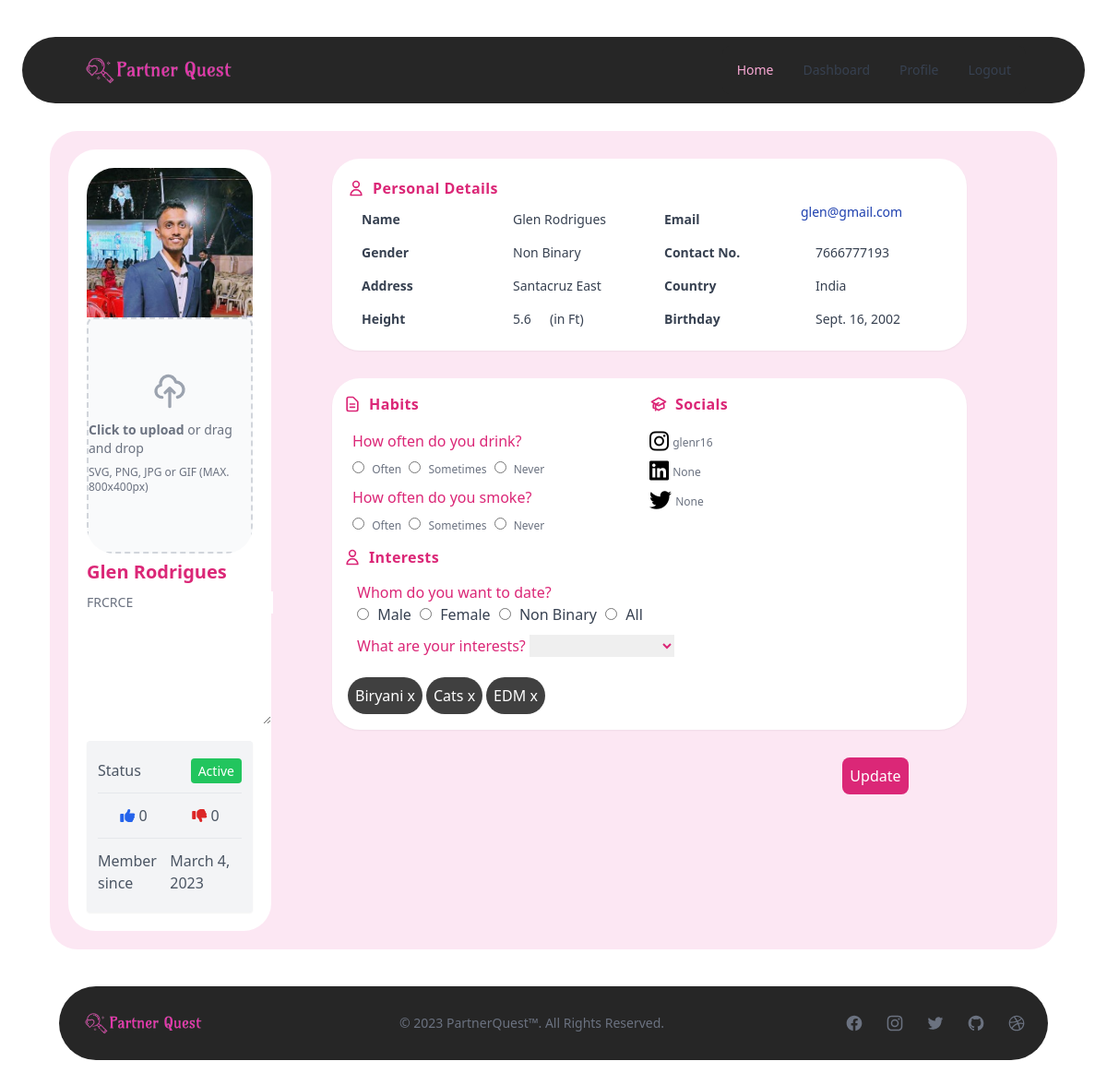
Before: /profile/ (signed in) with the older database file.
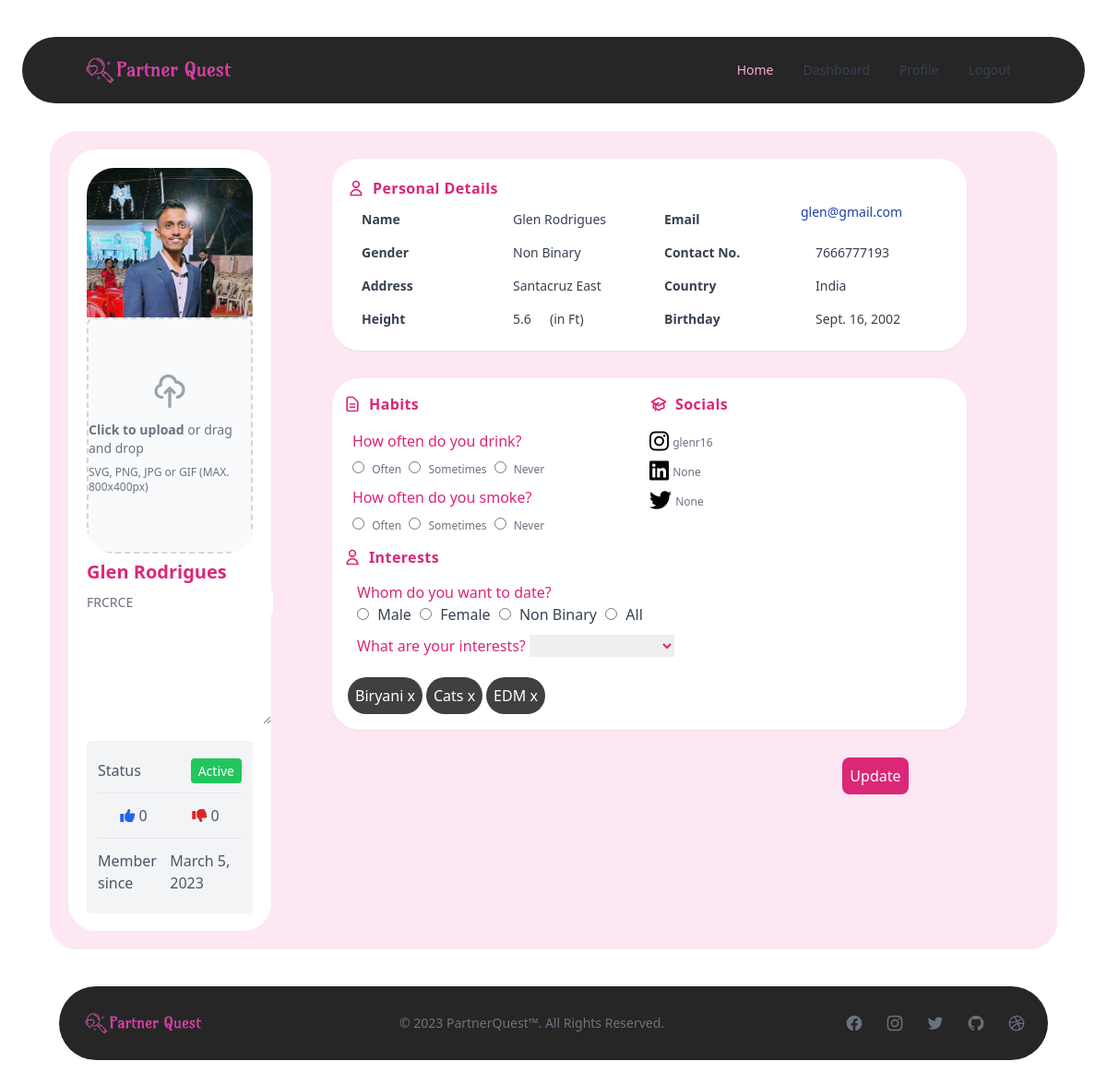
After: the same page with the newer database file.
### home/models.py (models this page shows, shortened)
class User(AbstractBaseUser, PermissionsMixin):
    email = models.EmailField("Email Address",unique=True,max_length=127)
    name = models.CharField(max_length=255)
    phone = models.CharField(max_length=20)
    verification_file = models.FileField(upload_to=upload_v)
    email_is_verified = models.BooleanField(default=False)
    bio = models.CharField(max_length=1023,blank=True,null=True)
    id_is_verified = models.BooleanField(default=False)
    likes = models.IntegerField(default=0)
    dislikes = models.IntegerField(default=0)
    country = models.CharField(max_length=255,blank=True,null=True)
    address = models.CharField(max_length=255,blank=True,null=True)
    profile_image = models.ImageField(upload_to=upload_i,blank=True,null=True)
    face_detection_probablity = models.FloatField(default=0)
    college = models.CharField(max_length=255,blank=True,null=True)
    status = models.BooleanField(default=True)
    dob = models.DateField()
    user_score = models.FloatField(default=0)
    otp = models.IntegerField(default=generate_otp)
    insta_username = models.CharField(max_length=255,blank=True,null=True)
    linkedin_username = models.CharField(max_length=255,blank=True,null=True)
    twitter_username = models.CharField(max_length=255,blank=True,null=True)
    height = models.FloatField(blank=True,null=True)
    gender = models.CharField(max_length=2)
    who_to_date = models.CharField(max_length=2)
    interests = models.ManyToManyField(Interest,blank=True)
    premium = models.BooleanField(default=False)
    is_habit_drink = models.CharField(max_length=10,blank=True,null=True)
    is_habit_smoke = models.CharField(max_length=10,blank=True,null=True)
    last_updated = models.DateTimeField(auto_now_add=True)
    is_staff = models.BooleanField(default=False)
    is_active = models.BooleanField(default=True)
    date_joined = models.DateTimeField(auto_now=True)
    objects = UserManager()
    USERNAME_FIELD = 'email'
    REQUIRED_FIELDS = ["name","phone","dob","gender","verification_file","who_to_date"]

### home/views.py (the view, shortened to what this page needs)
# urls.py: path("profile/",ProfileView.as_view(),name="profile"), # User can view/change profile here.
class ProfileView(TemplateView):
    template_name = "profile.html"
    def get_context_data(self, **kwargs):
        context = super().get_context_data(**kwargs)
        context["interests"] = Interest.objects.all()
        return context

### home/models.py (called while the page is built)
    def __str__(self):
        return self.name

### templates/profile.html (shortened to what the changed rows need)
{% extends 'base.html' %}
{% load static %}
{% block content %}
<form method="post">
    <div class="m-[30px] rounded-[30px] bg-pink-100">
        <div class="w-full text-white bg-main-color">
            <div class="container">
                <div class="md:flex no-wrap md:-mx-2 ">
                    <div class="w-full md:w-3/12 md:mx-2">
                        <div class="rounded-[30px] m-[20px] bg-white p-5
                        {% if request.user.status %}
                        border-green-400
                        {% else %}
                        border-red-400
                        {% endif %}
                        ">
                            <div class="image overflow-hidden rounded-[30px]">
                                <img class="h-auto w-full mx-auto"
                                    src="{% if request.user.profile_image %}{{request.user.profile_image.url}}{% else %}{% static 'images/default_pfp.svg' %}{% endif %}"
                                    alt="">
<div class="flex items-center justify-center w-full">
    <label for="dropzone-file" class="flex flex-col items-center justify-center w-full h-64 border-2 border-gray-300 border-dashed rounded-lg cursor-pointer bg-gray-50 dark:hover:bg-bray-800 dark:bg-gray-700 hover:bg-gray-100 dark:border-gray-600 dark:hover:border-gray-500 dark:hover:bg-gray-600">
    </label>
</div>
                            </div>
                            <h1 class="text-pink-600 font-bold text-xl leading-8 my-1">{{request.user.name}}</h1>
                            <input class="text-sm text-gray-500 hover:text-gray-600 leading-6" name="college"
                                value="{{request.user.college}}">
                            <textarea name="bio" id="bio" rows="5">{{request.user.bio}}</textarea>
                            <ul
                                class="bg-gray-100 text-gray-600 hover:text-gray-700 hover:shadow py-2 px-3 mt-3 divide-y rounded shadow-sm">
                                <li class="flex items-center py-3">
                                </li>
                                <li class="flex justify-around py-3">
                                    <div>
                                        <i class="fa-solid fa-thumbs-up text-blue-600"></i>
                                        <span>{{request.user.likes}}</span>
                                    </div>
                                    <div>
                                        <i class="fa-solid fa-thumbs-down text-red-600"></i>
                                        <span>{{request.user.dislikes}}</span>
                                    </div>
                                </li>
                                <li class="flex items-center py-3">
                                    <span>Member since</span>
                                    <span class="ml-auto">{{request.user.date_joined.date}}</span>
                                </li>
                            </ul>
                        </div>
                    </div>
                    <div class="w-full md:w-9/12 mx-2 h-full">
                        <div class="bg-white p-4 shadow-sm rounded-[30px] m-[30px]">
                            <div class="text-gray-700">
                                <div class="grid md:grid-cols-2 text-sm">
                                    <div class="grid grid-cols-2">
                                        <div class="px-4 py-2 font-semibold">Name</div>
                                        <div class="px-4 py-2">{{request.user.name}}</div>
                                    </div>
                                    <div class="grid grid-cols-2">
                                        <div class="px-4 py-2 font-semibold">Email</div>
                                        <a class="text-blue-800"
                                                href="mailto:{{request.user.email}}">{{request.user.email}}</a>
                                    </div>
                                    <div class="grid grid-cols-2">
                                        <div class="px-4 py-2 font-semibold">Contact No.</div>
                                        <div class="px-4 py-2">{{request.user.phone}}</div>
                                    </div>
                                    <div class="grid grid-cols-2">
                                        <div class="px-4 py-2 font-semibold">Address</div>
                                        <input class="px-4 py-2" placeholder="Enter address here..."
                                            value="{{request.user.address}}" name="address" />
                                    </div>
                                    <div class="grid grid-cols-2">
                                        <div class="px-4 py-2 font-semibold">Country</div>
                                        <div class="px-4 py-2">{{request.user.country}}</div>
                                    </div>
                                    <div class="grid grid-cols-2">
                                        <div class="px-4 py-2 flex">
                                            <input name="height" class="w-10" value="{{request.user.height}}" />
                                            <span> (in Ft)</span>
                                        </div>
                                    </div>
                                    <div class="grid grid-cols-2">
                                        <div class="px-4 py-2 font-semibold">Birthday</div>
                                        <div class="px-4 py-2">{{request.user.dob}}</div>
                                    </div>
                                </div>
                            </div>
                        </div>
                        <div class="bg-white p-3 shadow-sm rounded-[30px] m-[30px]">
                            <div class="grid grid-cols-2">
                                <div>
                                    <ul class="list-inside space-y-2">
                                        <li>
                                            <div class="text-gray-500 text-xs m-[10px]">
                                                <label>
                                                    <input type="radio" name="is_habit_drink" value="Often" {% if request.user.is_habit_drink == "Often" %}selected{% endif %} />
                                                    <span class="m-[5px]">Often</span>
                                                </label>
                                                <label>
                                                    <input type="radio" name="is_habit_drink" value="Sometimes" {% if request.user.is_habit_drink == "Sometimes" %}selected{% endif %} />
                                                    <span class="m-[5px]">Sometimes</span>
                                                </label>
                                                <label>
                                                    <input type="radio" name="is_habit_drink" value="Never" {% if request.user.is_habit_drink == "Never" %}selected{% endif %} />
                                                    <span class="m-[5px]">Never</span>
                                                </label>
                                            </div>
                                        </li>
                                        <li>
                                            <div class="text-gray-500 text-xs m-[10px]">
                                                <label>
                                                    <input type="radio" name="is_habit_smoke" value="Often" {% if request.user.is_habit_smoke == "Often" %}selected{% endif %}/>
                                                    <span class="m-[5px]">Often</span>
                                                </label>
                                                <label>
                                                    <input type="radio" name="is_habit_smoke" value="Sometimes" {% if request.user.is_habit_smoke == "Sometimes" %}selected{% endif %}/>
                                                    <span class="m-[5px]">Sometimes</span>
                                                </label>
                                                <label>
                                                    <input type="radio" name="is_habit_smoke" value="Never" {% if request.user.is_habit_smoke == "Never" %}selected{% endif %} />
                                                    <span class="m-[5px]">Never</span>
                                                </label>
                                            </div>
                                        </li>
                                    </ul>
                                </div>
                                <div>
                                    <ul class="list-inside space-y-2">
                                        <li>
                                            <div>
                                                <i class="fa-brands fa-instagram text-black fa-xl"></i>
                                                <input class="text-gray-500 text-xs"
                                                    value="{{request.user.insta_username}}" name="insta_username" />
                                            </div>
                                        </li>
                                        <li>
                                            <div>
                                                <i class="fa-brands fa-linkedin text-black fa-xl"></i>
                                                <input class="text-gray-500 text-xs"
                                                    value="{{request.user.linkedin_username}}" name="linkedin_username"  />
                                            </div>
                                        </li>
                                        <li>
                                            <div>
                                                <i class="fa-brands fa-twitter text-black fa-xl"></i>
                                                <input class="text-gray-500 text-xs"
                                                    value="{{request.user.twitter_username}}"  name="twitter_username" />
                                            </div>
                                        </li>
                                    </ul>
                                </div>
                            </div>
                            <div>
                                <div class="text-gray-700 m-[5px]">
                                    <div class="m-[10px]">
                                        <div>
                                            <label>
                                                <input type="radio" name="who_to_date" value="M" {% if request.user.is_habit_drink == "M" %}selected{% endif %} />
                                                <span class="m-[5px]">Male</span>
                                            </label>
                                            <label>
                                                <input type="radio" name="who_to_date" value="F" {% if request.user.is_habit_drink == "M" %}selected{% endif %} />
                                                <span class="m-[5px]">Female</span>
                                            </label>
                                            <label>
                                                <input type="radio" name="who_to_date" value="N" {% if request.user.is_habit_drink == "M" %}selected{% endif %} />
                                                <span class="m-[5px]">Non Binary</span>
                                            </label>
                                            <label>
                                                <input type="radio" name="who_to_date" value="A" {% if request.user.is_habit_drink == "M" %}selected{% endif %} />
                                                <span class="m-[5px]">All</span>
                                            </label>
                                        </div>
                                    </div>
                                </div>
                            </div>
                        </div>
                    </div>
                </div>
            </div>
        </div>
    </div>
</form>
{% endblock content %}

Changed rows visible on the page:
changed User "Glen Rodrigues": user.date_joined "March 4, 2023" → "March 5, 2023"
